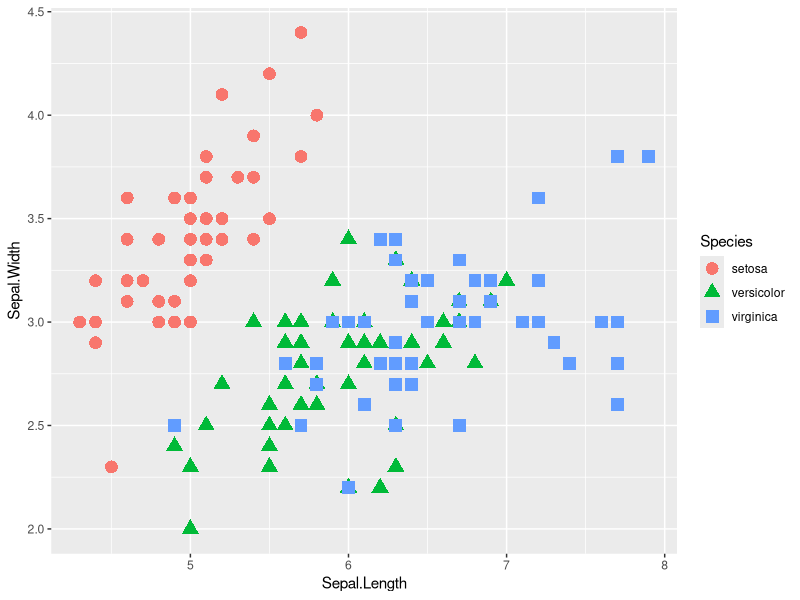
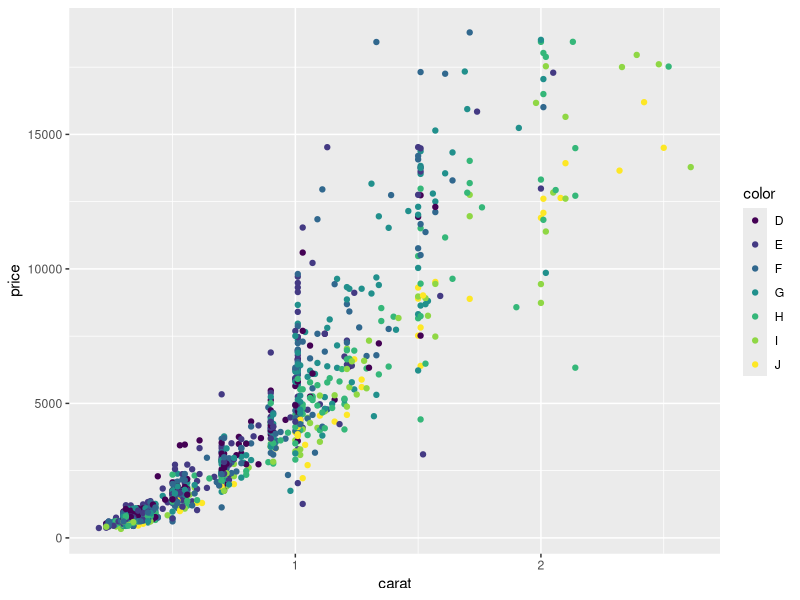
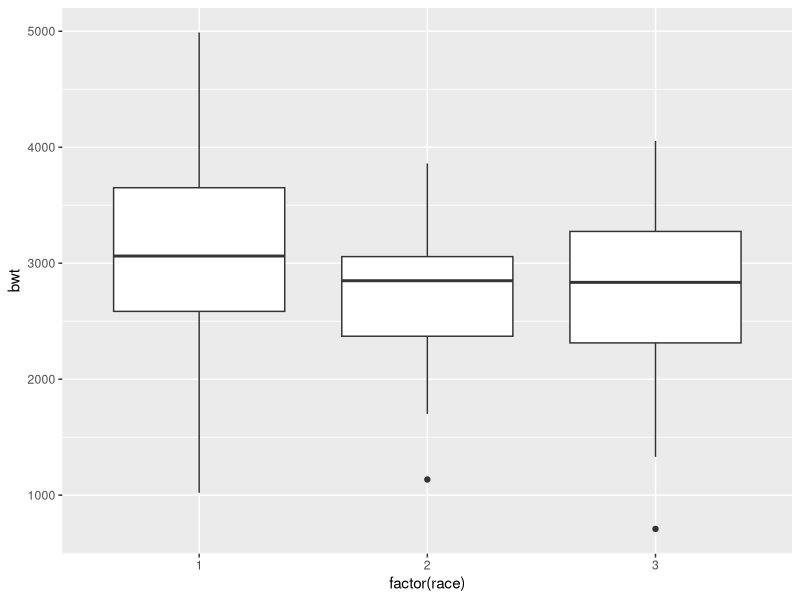
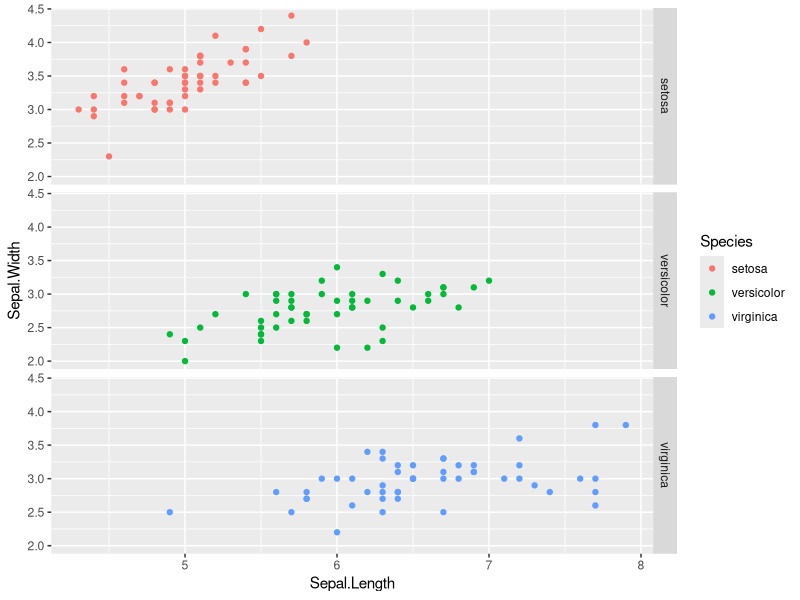
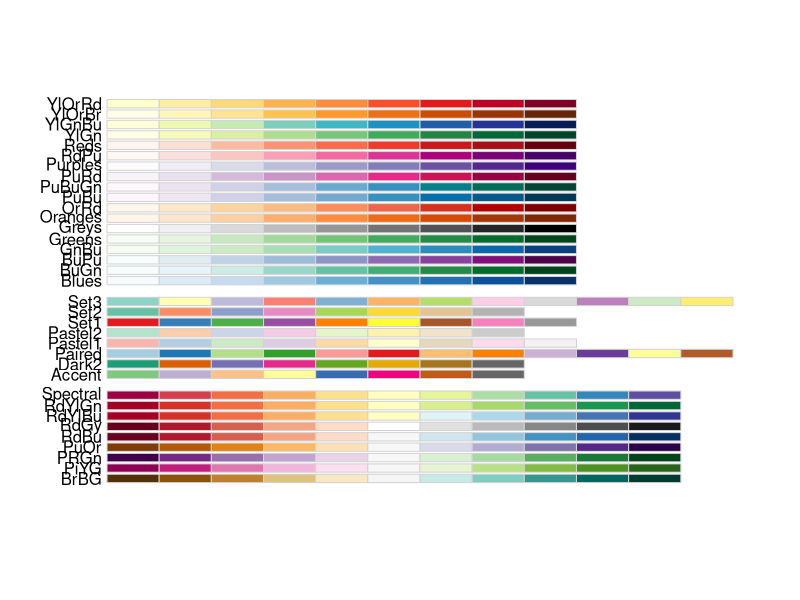
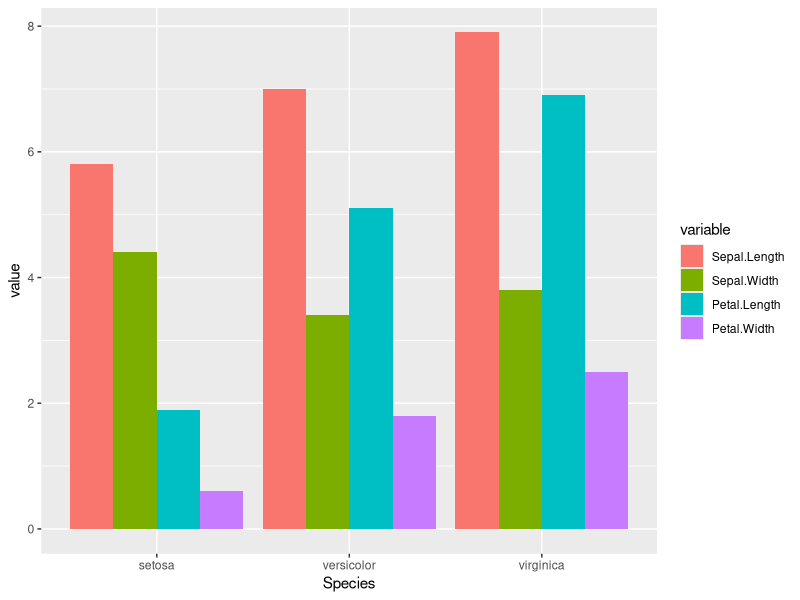
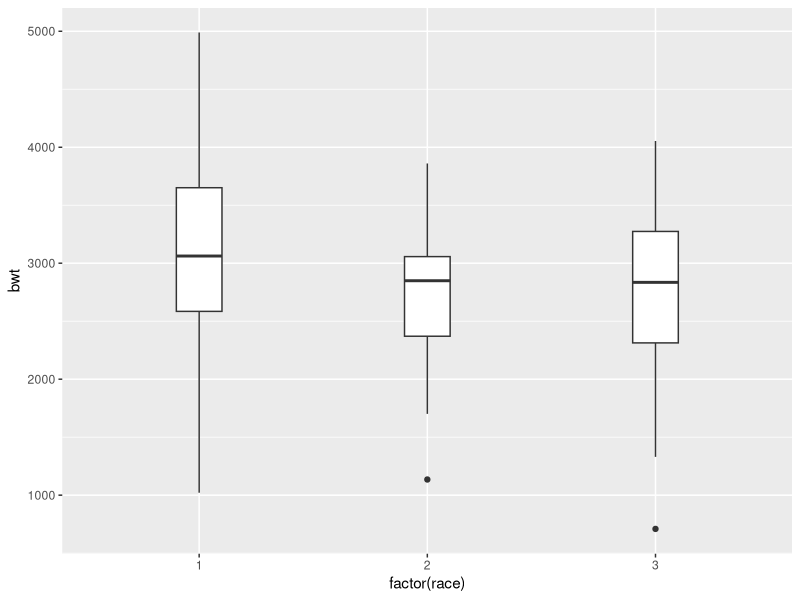

Source code (R) for these figures, in order:
# ggplot leanring script
# Ian Kaufer ikaufer@email.arizona.edu
# 22-Feb 2015

install.packages("ggplot2", dependencies=TRUE)
install.packages("plyr")
install.packages("ggthemes")
install.packages("reshape2")

library("ggplot2")
library("reshape2")
library("ggthemes")
library("plyr")

myplot <- ggplot(data = iris, aes(x=Sepal.Length, y=Sepal.Width, color=Species)) + 
  geom_point(aes(shape=Species),size=4)
myplot

d2 <- diamonds[sample(1:dim(diamonds)[1], 1000), ]
dim(diamonds)
dim(diamonds)[1]

ggplot(d2, aes(carat,price, color=color)) + geom_point()

library("MASS")
ggplot(birthwt, aes(factor(race),bwt)) + geom_boxplot()

summary(myplot)
ggplot(iris,aes(Sepal.Length, Sepal.Width, color=Species)) + 
  geom_point() + 
  facet_grid(Species~.)
library(RColorBrewer)
display.brewer.all()

df <- melt(iris, id.vars="Species")
barGraph <- ggplot(df,aes(Species, value, fill=variable)) + 
  geom_bar(stat="identity",position="dodge") + 
  scale_color_manual(values = c("red","red","red"))
barGraph

#scales
ggplot(birthwt,aes(factor(race),bwt))+
  geom_boxplot(width=.2)+
  scale_y_continuous(labels=(paste0))

#coordinates


#done with lecture
